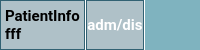
      <widget class="QFrame" name="pt_info_block">
       <property name="maximumSize">
        <size>
         <width>16777215</width>
         <height>50</height>
        </size>
       </property>
       <property name="styleSheet">
        <string notr="true">background-color: transparent;</string>
       </property>
       <property name="frameShape">
        <enum>QFrame::NoFrame</enum>
       </property>
       <property name="lineWidth">
        <number>0</number>
       </property>
       <layout class="QHBoxLayout" name="horizontalLayout_3">
        <property name="spacing">
         <number>1</number>
        </property>
        <property name="leftMargin">
         <number>0</number>
        </property>
        <property name="topMargin">
         <number>0</number>
        </property>
        <property name="rightMargin">
         <number>0</number>
        </property>
        <property name="bottomMargin">
         <number>0</number>
        </property>
        <item>
         <widget class="QLabel" name="label_Pt_info">
          <property name="font">
           <font>
            <family>Roboto</family>
            <pointsize>11</pointsize>
            <bold>true</bold>
           </font>
          </property>
          <property name="styleSheet">
           <string notr="true">background-color: rgba(50, 98, 115, 100);
color: 13242B;
font-size: 11pt;
font-weight: bold;
border: 1px solid rgba(50, 98, 115, 255);</string>
          </property>
          <property name="text">
           <string>PatientInfo
fff</string>
          </property>
         </widget>
        </item>
        <item>
         <widget class="QLabel" name="label_adm_or_dis">
          <property name="maximumSize">
           <size>
            <width>110</width>
            <height>16777215</height>
           </size>
          </property>
          <property name="font">
           <font>
            <family>Roboto</family>
            <pointsize>11</pointsize>
            <bold>true</bold>
           </font>
          </property>
          <property name="styleSheet">
           <string notr="true">background-color: rgba(50, 98, 115, 100);
color: white;
font-size: 11pt;
font-weight: bold;
border: 1px solid rgba(50, 98, 115, 255);</string>
          </property>
          <property name="text">
           <string>adm/dis</string>
          </property>
          <property name="alignment">
           <set>Qt::AlignCenter</set>
          </property>
         </widget>
        </item>
        <item>
         <widget class="QLabel" name="labelTimeline">
          <property name="maximumSize">
           <size>
            <width>80</width>
            <height>16777215</height>
           </size>
          </property>
          <property name="font">
           <font>
            <family>Roboto</family>
            <pointsize>20</pointsize>
            <italic>false</italic>
            <bold>true</bold>
           </font>
          </property>
          <property name="styleSheet">
           <string notr="true">color: White;
font-weight: bold;
font-size: 20pt;
background-color: rgba(92, 158, 173, 200)
</string>
          </property>
          <property name="text">
           <string/>
          </property>
          <property name="pixmap">
           <pixmap resource="../res_main.qrc">:/icon/icons/clinical_notes_FILL0_wght400_GRAD0_opsz48.svg</pixmap>
          </property>
          <property name="alignment">
           <set>Qt::AlignCenter</set>
          </property>
         </widget>
        </item>
       </layout>
      </widget>
